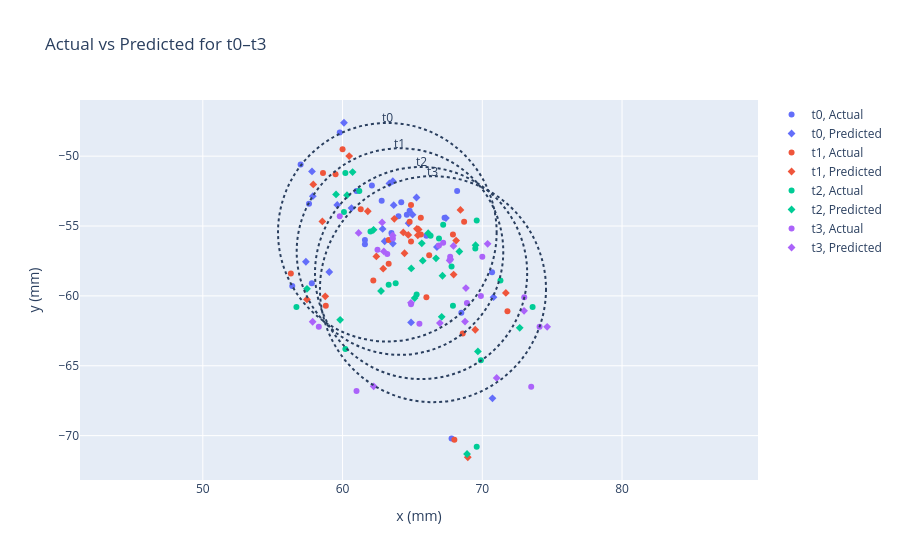

Notebook code cell kept with this figure:
### Code cell
plot_all_t_with_circles(wide_male)

### Figure 1 — Plotly figure (JSON) as saved in the notebook; plotly's stock layout.template omitted (floating-point values rounded to 4 significant figures)
{"data": [{"customdata": [["003", 11.67, "M", "point a", "Actual"], ["013", 10.58, "M", "point a", "Actual"], ["02377", 10.5, "M", "point a", "Actual"], ["B0113", 10, "M", "point a", "Actual"], ["B0387", 13.92, "M", "point a", "Actual"], ["B1167", 11, "M", "point a", "Actual"], ["B1168", 11, "M", "point a", "Actual"], ["B1204", 10, "M", "point a", "Actual"], ["B1892", 10, "M", "point a", "Actual"], ["B2130", 10, "M", "point a", "Actual"], ["B2207", 10, "M", "point a", "Actual"], ["B2262", 10, "M", "point a", "Actual"], ["B2290", 10, "M", "point a", "Actual"], ["BU2521", 10.08, "M", "point a", "Actual"], ["BU2574", 10, "M", "point a", "Actual"], ["BU637", 10, "M", "point a", "Actual"], ["BU706", 10, "M", "point a", "Actual"], ["O012", 10.42, "M", "point a", "Actual"], ["O153", 10, "M", "point a", "Actual"], ["O179", 10.92, "M", "point a", "Actual"], ["U588", 10, "M", "point a", "Actual"]], "hovertemplate": "kind=%{customdata[4]}<br>sid=%{customdata[0]}<br>age=%{customdata[1]:.2f}<br>sex=%{customdata[2]}<br>lm=%{customdata[3]}<br>x=%{x:.2f}, y=%{y:.2f}<extra></extra>", "legendgroup": "t0, Actual", "marker": {"color": "#636efa", "symbol": "circle"}, "mode": "markers", "name": "t0, Actual", "orientation": "v", "showlegend": true, "type": "scatter", "x": [67.8, 66.0, 70.7, 57.0, 64.8, 67.3, 62.1, 61.0, 68.5, 64.2, 64.0, 61.6, 57.6, 62.8, 61.6, 56.4, 64.6, 68.2, 63.5, 57.8, 59.8], "xaxis": "x", "y": [-70.2, -55.7, -58.3, -50.6, -53.9, -54.4, -52.1, -52.5, -61.2, -53.3, -54.3, -56.3, -53.4, -53.2, -56.0, -59.3, -54.2, -52.5, -55.5, -59.1, -48.3], "yaxis": "y"}, {"customdata": [["003", 11.67, "M", "point a", "Predicted"], ["013", 10.58, "M", "point a", "Predicted"], ["02377", 10.5, "M", "point a", "Predicted"], ["B0113", 10, "M", "point a", "Predicted"], ["B0387", 13.92, "M", "point a", "Predicted"], ["B1167", 11, "M", "point a", "Predicted"], ["B1168", 11, "M", "point a", "Predicted"], ["B1204", 10, "M", "point a", "Predicted"], ["B1892", 10, "M", "point a", "Predicted"], ["B2130", 10, "M", "point a", "Predicted"], ["B2207", 10, "M", "point a", "Predicted"], ["B2262", 10, "M", "point a", "Predicted"], ["B2290", 10, "M", "point a", "Predicted"], ["BU2521", 10.08, "M", "point a", "Predicted"], ["BU2574", 10, "M", "point a", "Predicted"], ["BU637", 10, "M", "point a", "Predicted"], ["BU706", 10, "M", "point a", "Predicted"], ["O012", 10.42, "M", "point a", "Predicted"], ["O153", 10, "M", "point a", "Predicted"], ["O179", 10.92, "M", "point a", "Predicted"], ["U588", 10, "M", "point a", "Predicted"]], "hovertemplate": "kind=%{customdata[4]}<br>sid=%{customdata[0]}<br>age=%{customdata[1]:.2f}<br>sex=%{customdata[2]}<br>lm=%{customdata[3]}<br>x=%{x:.2f}, y=%{y:.2f}<extra></extra>", "legendgroup": "t0, Predicted", "marker": {"color": "#636efa", "symbol": "diamond"}, "mode": "markers", "name": "t0, Predicted", "orientation": "v", "showlegend": true, "type": "scatter", "x": [70.73, 66.75, 70.8, 57.81, 63.66, 67.4, 60.64, 59.62, 64.9, 63.6, 65.01, 63.02, 57.87, 63.35, 62.87, 57.38, 64.73, 65.29, 63.6, 59.05, 60.1], "xaxis": "x", "y": [-67.33, -56.5, -60.09, -51.09, -53.51, -54.43, -53.71, -53.49, -61.9, -51.79, -54.19, -56.09, -52.86, -51.96, -55.21, -57.56, -54.8, -52.96, -56.26, -58.29, -47.61], "yaxis": "y"}, {"customdata": [["003", 14, "M", "point a", "Actual"], ["013", 11.67, "M", "point a", "Actual"], ["02377", 11.5, "M", "point a", "Actual"], ["B0113", 11, "M", "point a", "Actual"], ["B0387", 14.83, "M", "point a", "Actual"], ["B1167", 12, "M", "point a", "Actual"], ["B1168", 12, "M", "point a", "Actual"], ["B1204", 11, "M", "point a", "Actual"], ["B1892", 11, "M", "point a", "Actual"], ["B2130", 11.08, "M", "point a", "Actual"], ["B2207", 11.1, "M", "point a", "Actual"], ["B2262", 11.1, "M", "point a", "Actual"], ["B2290", 11, "M", "point a", "Actual"], ["BU2521", 12.25, "M", "point a", "Actual"], ["BU2574", 11.08, "M", "point a", "Actual"], ["BU637", 11, "M", "point a", "Actual"], ["BU706", 11, "M", "point a", "Actual"], ["O012", 11.42, "M", "point a", "Actual"], ["O153", 11, "M", "point a", "Actual"], ["O179", 12.08, "M", "point a", "Actual"], ["U588", 11, "M", "point a", "Actual"]], "hovertemplate": "kind=%{customdata[4]}<br>sid=%{customdata[0]}<br>age=%{customdata[1]:.2f}<br>sex=%{customdata[2]}<br>lm=%{customdata[3]}<br>x=%{x:.2f}, y=%{y:.2f}<extra></extra>", "legendgroup": "t1, Actual", "marker": {"color": "#EF553B", "symbol": "circle"}, "mode": "markers", "name": "t1, Actual", "orientation": "v", "showlegend": true, "type": "scatter", "x": [68.0, 66.0, 71.8, 58.6, 65.6, 68.7, 66.2, 61.3, 68.6, 67.9, 65.6, 62.2, 59.5, 63.3, 63.3, 56.3, 64.8, 64.9, 64.9, 58.8, 60.0], "xaxis": "x", "y": [-70.3, -60.1, -61.1, -51.2, -54.4, -54.7, -57.1, -53.8, -62.7, -55.6, -55.6, -58.9, -51.3, -56.0, -57.7, -58.4, -54.7, -53.5, -56.1, -60.7, -49.5], "yaxis": "y"}, {"customdata": [["003", 14, "M", "point a", "Predicted"], ["013", 11.67, "M", "point a", "Predicted"], ["02377", 11.5, "M", "point a", "Predicted"], ["B0113", 11, "M", "point a", "Predicted"], ["B0387", 14.83, "M", "point a", "Predicted"], ["B1167", 12, "M", "point a", "Predicted"], ["B1168", 12, "M", "point a", "Predicted"], ["B1204", 11, "M", "point a", "Predicted"], ["B1892", 11, "M", "point a", "Predicted"], ["B2130", 11.08, "M", "point a", "Predicted"], ["B2207", 11.1, "M", "point a", "Predicted"], ["B2262", 11.1, "M", "point a", "Predicted"], ["B2290", 11, "M", "point a", "Predicted"], ["BU2521", 12.25, "M", "point a", "Predicted"], ["BU2574", 11.08, "M", "point a", "Predicted"], ["BU637", 11, "M", "point a", "Predicted"], ["BU706", 11, "M", "point a", "Predicted"], ["O012", 11.42, "M", "point a", "Predicted"], ["O153", 11, "M", "point a", "Predicted"], ["O179", 12.08, "M", "point a", "Predicted"], ["U588", 11, "M", "point a", "Predicted"]], "hovertemplate": "kind=%{customdata[4]}<br>sid=%{customdata[0]}<br>age=%{customdata[1]:.2f}<br>sex=%{customdata[2]}<br>lm=%{customdata[3]}<br>x=%{x:.2f}, y=%{y:.2f}<extra></extra>", "legendgroup": "t1, Predicted", "marker": {"color": "#EF553B", "symbol": "diamond"}, "mode": "markers", "name": "t1, Predicted", "orientation": "v", "showlegend": true, "type": "scatter", "x": [68.96, 67.95, 71.69, 57.9, 65.45, 68.13, 63.7, 61.81, 69.5, 65.32, 64.7, 62.91, 58.55, 64.35, 62.42, 57.45, 65.39, 68.44, 64.43, 58.76, 60.47], "xaxis": "x", "y": [-71.55, -58.48, -59.79, -52.02, -55.25, -56.04, -54.48, -53.94, -62.42, -55.2, -55.64, -58.05, -54.67, -55.46, -57.17, -60.25, -55.66, -53.85, -56.95, -60.03, -50.0], "yaxis": "y"}, {"customdata": [["003", 15.25, "M", "point a", "Actual"], ["013", 13.83, "M", "point a", "Actual"], ["02377", 12.5, "M", "point a", "Actual"], ["B0113", 12, "M", "point a", "Actual"], ["B1167", 13, "M", "point a", "Actual"], ["B1168", 13.83, "M", "point a", "Actual"], ["B1204", 12, "M", "point a", "Actual"], ["B1892", 12, "M", "point a", "Actual"], ["B2130", 12.42, "M", "point a", "Actual"], ["B2207", 12, "M", "point a", "Actual"], ["B2262", 12.5, "M", "point a", "Actual"], ["B2290", 12, "M", "point a", "Actual"], ["BU2521", 14, "M", "point a", "Actual"], ["BU2574", 12, "M", "point a", "Actual"], ["BU637", 12, "M", "point a", "Actual"], ["BU706", 12, "M", "point a", "Actual"], ["O012", 12, "M", "point a", "Actual"], ["O153", 12.08, "M", "point a", "Actual"], ["O179", 12.92, "M", "point a", "Actual"], ["U588", 12, "M", "point a", "Actual"]], "hovertemplate": "kind=%{customdata[4]}<br>sid=%{customdata[0]}<br>age=%{customdata[1]:.2f}<br>sex=%{customdata[2]}<br>lm=%{customdata[3]}<br>x=%{x:.2f}, y=%{y:.2f}<extra></extra>", "legendgroup": "t2, Actual", "marker": {"color": "#00cc96", "symbol": "circle"}, "mode": "markers", "name": "t2, Actual", "orientation": "v", "showlegend": true, "type": "scatter", "x": [69.6, 67.9, 73.6, 61.2, 71.3, 66.3, 62.0, 69.9, 69.5, 67.2, 63.8, 60.1, 63.3, 65.3, 56.7, 66.9, 69.6, 67.8, 60.2, 60.2], "xaxis": "x", "y": [-70.8, -60.7, -60.8, -52.5, -58.9, -55.7, -55.4, -64.6, -56.6, -54.9, -59.1, -54.0, -59.2, -59.9, -60.8, -55.9, -54.6, -57.9, -63.8, -51.2], "yaxis": "y"}, {"customdata": [["003", 15.25, "M", "point a", "Predicted"], ["013", 13.83, "M", "point a", "Predicted"], ["02377", 12.5, "M", "point a", "Predicted"], ["B0113", 12, "M", "point a", "Predicted"], ["B1167", 13, "M", "point a", "Predicted"], ["B1168", 13.83, "M", "point a", "Predicted"], ["B1204", 12, "M", "point a", "Predicted"], ["B1892", 12, "M", "point a", "Predicted"], ["B2130", 12.42, "M", "point a", "Predicted"], ["B2207", 12, "M", "point a", "Predicted"], ["B2262", 12.5, "M", "point a", "Predicted"], ["B2290", 12, "M", "point a", "Predicted"], ["BU2521", 14, "M", "point a", "Predicted"], ["BU2574", 12, "M", "point a", "Predicted"], ["BU637", 12, "M", "point a", "Predicted"], ["BU706", 12, "M", "point a", "Predicted"], ["O012", 12, "M", "point a", "Predicted"], ["O153", 12.08, "M", "point a", "Predicted"], ["O179", 12.92, "M", "point a", "Predicted"], ["U588", 12, "M", "point a", "Predicted"]], "hovertemplate": "kind=%{customdata[4]}<br>sid=%{customdata[0]}<br>age=%{customdata[1]:.2f}<br>sex=%{customdata[2]}<br>lm=%{customdata[3]}<br>x=%{x:.2f}, y=%{y:.2f}<extra></extra>", "legendgroup": "t2, Predicted", "marker": {"color": "#00cc96", "symbol": "diamond"}, "mode": "markers", "name": "t2, Predicted", "orientation": "v", "showlegend": true, "type": "scatter", "x": [68.91, 67.1, 72.68, 59.53, 69.52, 67.15, 62.22, 69.69, 68.36, 66.69, 62.75, 60.32, 64.92, 65.16, 57.45, 65.67, 66.13, 65.74, 59.83, 60.72], "xaxis": "x", "y": [-71.31, -61.5, -62.28, -52.74, -56.37, -58.56, -55.27, -63.98, -56.82, -57.31, -59.65, -52.79, -58.04, -60.16, -59.5, -56.24, -55.51, -57.48, -61.71, -51.14], "yaxis": "y"}, {"customdata": [["013", 15, "M", "point a", "Actual"], ["02377", 13.25, "M", "point a", "Actual"], ["B0113", 13, "M", "point a", "Actual"], ["B1167", 14, "M", "point a", "Actual"], ["B1168", 14.92, "M", "point a", "Actual"], ["B1204", 13, "M", "point a", "Actual"], ["B1892", 13, "M", "point a", "Actual"], ["B2207", 13.2, "M", "point a", "Actual"], ["B2262", 13, "M", "point a", "Actual"], ["B2290", 12.92, "M", "point a", "Actual"], ["BU2574", 14, "M", "point a", "Actual"], ["BU637", 13, "M", "point a", "Actual"], ["BU706", 13, "M", "point a", "Actual"], ["O012", 13.42, "M", "point a", "Actual"], ["O153", 13, "M", "point a", "Actual"], ["O179", 13.83, "M", "point a", "Actual"], ["U588", 12.92, "M", "point a", "Actual"]], "hovertemplate": "kind=%{customdata[4]}<br>sid=%{customdata[0]}<br>age=%{customdata[1]:.2f}<br>sex=%{customdata[2]}<br>lm=%{customdata[3]}<br>x=%{x:.2f}, y=%{y:.2f}<extra></extra>", "legendgroup": "t3, Actual", "marker": {"color": "#ab63fa", "symbol": "circle"}, "mode": "markers", "name": "t3, Actual", "orientation": "v", "showlegend": true, "type": "scatter", "x": [69.9, 74.1, 63.2, 73.0, 67.7, 63.6, 73.5, 66.9, 65.5, 59.8, 64.9, 58.3, 67.2, 70.0, 68.9, 61.0, 62.5], "xaxis": "x", "y": [-60.0, -62.2, -57.0, -60.1, -57.2, -55.9, -66.5, -56.4, -62.0, -54.3, -60.6, -62.2, -56.2, -57.2, -60.5, -66.8, -56.7], "yaxis": "y"}, {"customdata": [["013", 15, "M", "point a", "Predicted"], ["02377", 13.25, "M", "point a", "Predicted"], ["B0113", 13, "M", "point a", "Predicted"], ["B1167", 14, "M", "point a", "Predicted"], ["B1168", 14.92, "M", "point a", "Predicted"], ["B1204", 13, "M", "point a", "Predicted"], ["B1892", 13, "M", "point a", "Predicted"], ["B2207", 13.2, "M", "point a", "Predicted"], ["B2262", 13, "M", "point a", "Predicted"], ["B2290", 12.92, "M", "point a", "Predicted"], ["BU2574", 14, "M", "point a", "Predicted"], ["BU637", 13, "M", "point a", "Predicted"], ["BU706", 13, "M", "point a", "Predicted"], ["O012", 13.42, "M", "point a", "Predicted"], ["O153", 13, "M", "point a", "Predicted"], ["O179", 13.83, "M", "point a", "Predicted"], ["U588", 12.92, "M", "point a", "Predicted"]], "hovertemplate": "kind=%{customdata[4]}<br>sid=%{customdata[0]}<br>age=%{customdata[1]:.2f}<br>sex=%{customdata[2]}<br>lm=%{customdata[3]}<br>x=%{x:.2f}, y=%{y:.2f}<extra></extra>", "legendgroup": "t3, Predicted", "marker": {"color": "#ab63fa", "symbol": "diamond"}, "mode": "markers", "name": "t3, Predicted", "orientation": "v", "showlegend": true, "type": "scatter", "x": [68.76, 74.64, 63.59, 72.99, 67.67, 62.96, 71.03, 67.94, 64.89, 61.15, 66.96, 57.86, 67.71, 70.38, 68.83, 62.22, 62.83], "xaxis": "x", "y": [-61.84, -62.21, -55.68, -61.07, -57.47, -56.81, -65.87, -56.42, -60.49, -55.5, -61.95, -61.85, -57.38, -56.27, -59.44, -66.47, -54.74], "yaxis": "y"}], "layout": {"annotations": [{"showarrow": false, "text": "t0", "x": 63.2, "y": -47.62, "yshift": 5}, {"showarrow": false, "text": "t1", "x": 64.11, "y": -49.44, "yshift": 5}, {"showarrow": false, "text": "t2", "x": 65.62, "y": -50.77, "yshift": 5}, {"showarrow": false, "text": "t3", "x": 66.47, "y": -51.43, "yshift": 5}], "legend": {"title": {"text": ""}, "tracegroupgap": 0}, "shapes": [{"line": {"dash": "dot"}, "type": "circle", "x0": 55.38, "x1": 71.03, "xref": "x", "y0": -63.26, "y1": -47.62, "yref": "y"}, {"line": {"dash": "dot"}, "type": "circle", "x0": 56.72, "x1": 71.5, "xref": "x", "y0": -64.22, "y1": -49.44, "yref": "y"}, {"line": {"dash": "dot"}, "type": "circle", "x0": 58.03, "x1": 73.21, "xref": "x", "y0": -65.96, "y1": -50.77, "yref": "y"}, {"line": {"dash": "dot"}, "type": "circle", "x0": 58.38, "x1": 74.56, "xref": "x", "y0": -67.6, "y1": -51.43, "yref": "y"}], "title": {"text": "Actual vs Predicted for t0–t3"}, "xaxis": {"anchor": "y", "domain": [0, 1], "title": {"text": "x (mm)"}}, "yaxis": {"anchor": "x", "domain": [0, 1], "scaleanchor": "x", "scaleratio": 1, "title": {"text": "y (mm)"}}}}
